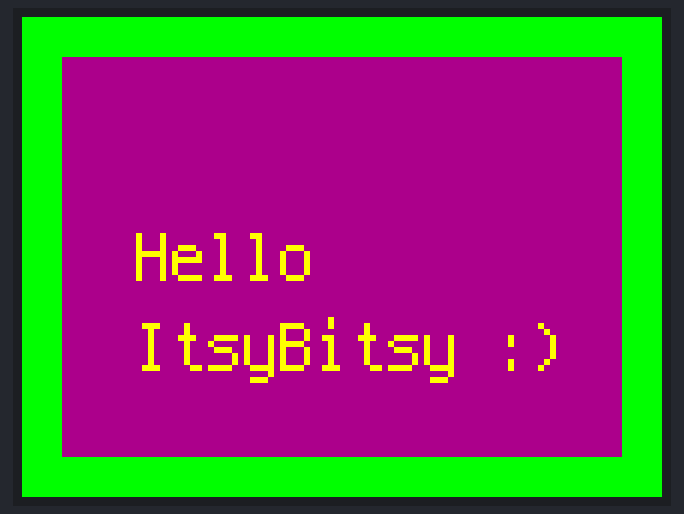
This program was run on a simulated CircuitPython board. Shown: 320×240 colour display.

Above: at 0.1 s.

The program:

itsybitsy_st7789.py
```python
"""
This test will initialize the display using displayio and draw a solid green
background, a smaller purple rectangle, and some yellow text.
"""
import board
import displayio
import terminalio
from adafruit_display_text import label
from adafruit_st7789 import ST7789

spi = board.SPI()
while not spi.try_lock():
    pass
spi.configure(baudrate=24000000) # Configure SPI for 24MHz
spi.unlock()
tft_cs = board.D9
tft_dc = board.D10

displayio.release_displays()
display_bus = displayio.FourWire(spi, command=tft_dc, chip_select=tft_cs, reset=board.D11)

display = ST7789(display_bus, width=320, height=240, rotation=90)

# Make the display context
splash = displayio.Group(max_size=10)
display.show(splash)

color_bitmap = displayio.Bitmap(320, 240, 1)
color_palette = displayio.Palette(1)
color_palette[0] = 0x00FF00 # Bright Green

bg_sprite = displayio.TileGrid(color_bitmap,
                               pixel_shader=color_palette,
                               x=0, y=0)
splash.append(bg_sprite)

# Draw a smaller inner rectangle
inner_bitmap = displayio.Bitmap(280, 200, 1)
inner_palette = displayio.Palette(1)
inner_palette[0] = 0xAA0088 # Purple
inner_sprite = displayio.TileGrid(inner_bitmap,
                                  pixel_shader=inner_palette,
                                  x=20, y=20)
splash.append(inner_sprite)

# Draw a label
text_group = displayio.Group(max_size=10, scale=3, x=57, y=120)
text = "Hello \nItsyBitsy :)"
text_area = label.Label(terminalio.FONT, text=text, color=0xFFFF00)
text_group.append(text_area) # Subgroup for text scaling
splash.append(text_group)

while True:
    pass
```
